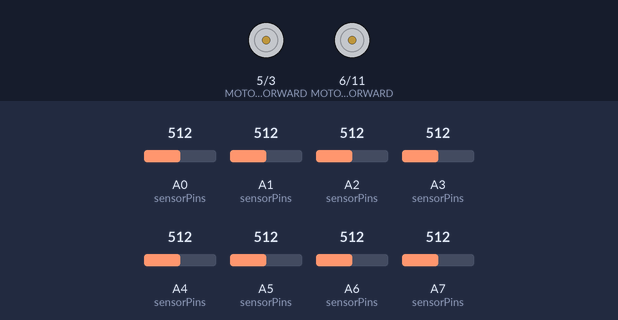
Bench run of a sketch on a simulated Arduino Nano, built with avr-gcc and run on an emulated ATmega328P. On the bench: motor-driver pin pairs drawn as motors (green arrow = first pin HIGH = forward, orange = second pin HIGH = backward, longer = more drive). The inputs (shaded band) are chosen by the test bench; at power-on: A0 (sensorPins) = 512, A4 (sensorPins) = 512, A3 (sensorPins) = 512, A2 (sensorPins) = 512, A1 (sensorPins) = 512, A5 (sensorPins) = 512, A6 (sensorPins) = 512, A7 (sensorPins) = 512.

Above: at 1.2 s.
1.3 s: A0 (sensorPins) set to 786
2.8 s: A0 (sensorPins) set to 815
At 3.9 s:
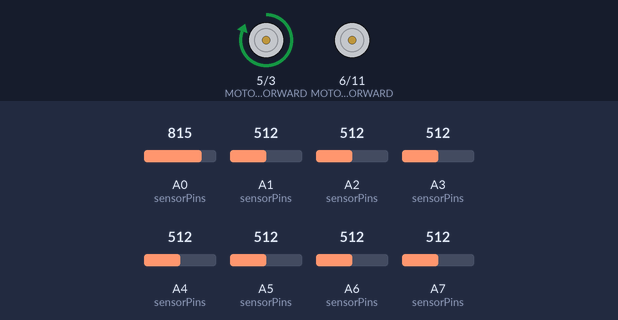
4.3 s: A4 (sensorPins) set to 810
At 5.0 s:
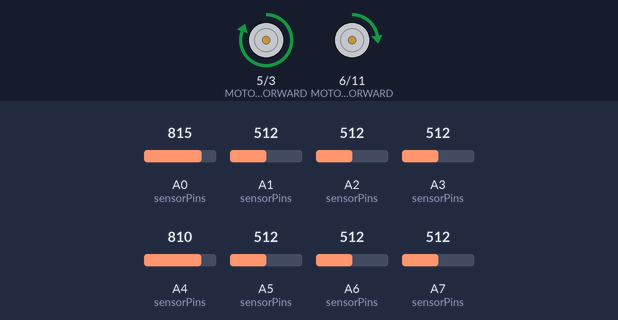
5.8 s: A3 (sensorPins) set to 790
7.3 s: A3 (sensorPins) set to 815
At 8.5 s:
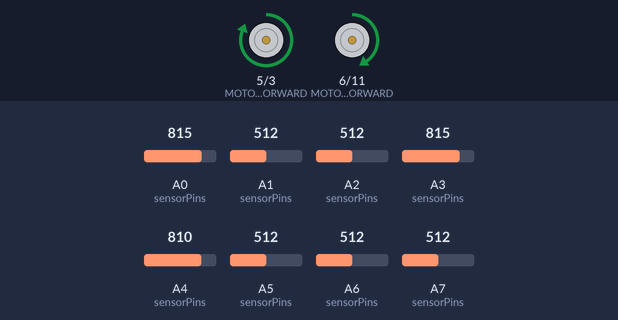
8.8 s: A2 (sensorPins) set to 790
10.3 s: A2 (sensorPins) set to 818
At 10.8 s:
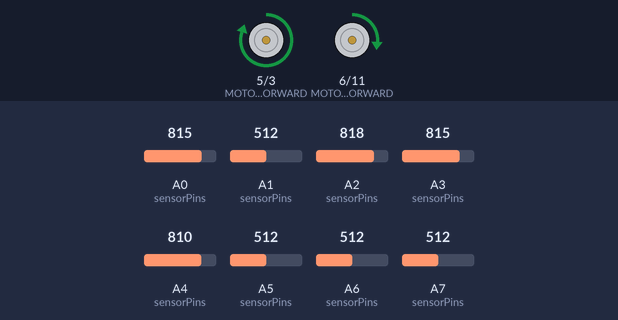
Timing chart, 0 to 12.8 s (numbered marks = the images above; inputs shaded):
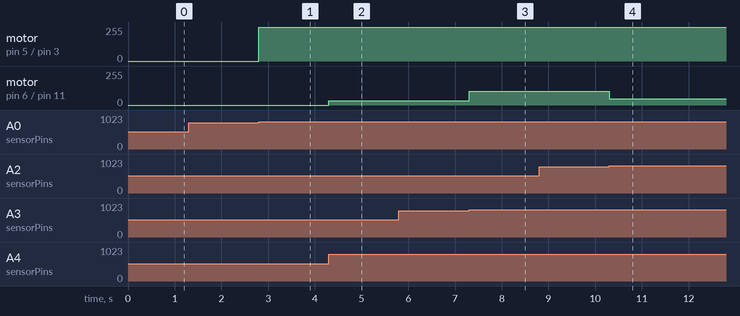

Measured:
- the behaviour switches between 800 and 801 on A0 (sensorPins) (found by bisection; images 0 and 1)
- the behaviour switches between 800 and 801 on A3 (sensorPins) (found by bisection; images 2 and 3)
- the behaviour switches between 800 and 801 on A2 (sensorPins) (found by bisection; images 3 and 4)
- after the input at 1.3 s, every drawn part: stays the same
- after the input at 2.8 s, motor on pin 5 (MOTOR_LEFT_FORWARD) / pin 3 (MOTOR_LEFT_BACK): stopped → forward 255/255 at once
- after the input at 4.3 s, motor on pin 6 (MOTOR_RIGHT_FORWARD) / pin 11 (MOTOR_RIGHT_BACK): stopped → forward 32/255 at once
- after the input at 5.8 s, every drawn part: stays the same
- after the input at 7.3 s, motor on pin 6 (MOTOR_RIGHT_FORWARD) / pin 11 (MOTOR_RIGHT_BACK): forward 32/255 → forward 103/255 at once
- after the input at 8.8 s, every drawn part: stays the same
- after the input at 10.3 s, motor on pin 5 (MOTOR_LEFT_FORWARD) / pin 3 (MOTOR_LEFT_BACK): forward 255/255 → forward 253/255 at once; motor on pin 6 (MOTOR_RIGHT_FORWARD) / pin 11 (MOTOR_RIGHT_BACK): forward 103/255 → forward 47/255 at once

The sketch:

1775184566_LINE_FOLLOWING.ino
```cpp
// Line Following  Success 13 March 2026

#define SENSOR_PINS {A0,A1,A2,A3,A4,A5,A6,A7}
int sensorPins[8] = SENSOR_PINS;

int sensorValues[8];

#define WEIGHTS {-3500,-2500,-1500,-500,500,1500,2500,3500}
int weights[8] = WEIGHTS;

// MOTOR CONTROL
#define MOTOR_LEFT_FORWARD 5
#define MOTOR_LEFT_BACK 3
#define MOTOR_RIGHT_BACK 11
#define MOTOR_RIGHT_FORWARD 6

#define BLACK_THRESHOLD 800

void setup()
{
    Serial.begin(9600);

    pinMode(MOTOR_LEFT_FORWARD, OUTPUT);
    pinMode(MOTOR_LEFT_BACK, OUTPUT);
    pinMode(MOTOR_RIGHT_FORWARD, OUTPUT);
    pinMode(MOTOR_RIGHT_BACK, OUTPUT);

    digitalWrite(MOTOR_LEFT_FORWARD, LOW);
    digitalWrite(MOTOR_LEFT_BACK, LOW);
    digitalWrite(MOTOR_RIGHT_FORWARD, LOW);
    digitalWrite(MOTOR_RIGHT_BACK, LOW);
}

void loop()
{
    long position = 0;
    int total = 0;

    for (int i = 0; i < 8; i++)
    {
        sensorValues[i] = analogRead(sensorPins[i]);

        if (sensorValues[i] > BLACK_THRESHOLD)
        {
            position += weights[i];
            total++;
        }
    }

    if (total == 0)
    {
        stopMotors();
        return;
    }

    int error = position / total;

    int baseSpeed;

    if (abs(error) < 400)
    {
        baseSpeed = 255;
    }
    else if (abs(error) < 1200)
    {
        baseSpeed = 200;
    }
    else
    {
        baseSpeed = 150;
    }

    int correction = error / 16;

    //  CURVE ANTICIPATION
    if (sensorValues[0] > BLACK_THRESHOLD || sensorValues[1] > BLACK_THRESHOLD)
    {
        correction -= 25;
    }

    if (sensorValues[6] > BLACK_THRESHOLD || sensorValues[7] > BLACK_THRESHOLD)
    {
        correction += 25;
    }

    int leftSpeed = baseSpeed - correction;
    int rightSpeed = baseSpeed + correction;

    leftSpeed = constrain(leftSpeed, 0, 255);
    rightSpeed = constrain(rightSpeed, 0, 255);

    analogWrite(MOTOR_LEFT_FORWARD, leftSpeed);
    analogWrite(MOTOR_LEFT_BACK, 0);

    analogWrite(MOTOR_RIGHT_FORWARD, rightSpeed);
    analogWrite(MOTOR_RIGHT_BACK, 0);
}

void stopMotors()
{
    analogWrite(MOTOR_LEFT_FORWARD, 0);
    analogWrite(MOTOR_LEFT_BACK, 0);
    analogWrite(MOTOR_RIGHT_FORWARD, 0);
    analogWrite(MOTOR_RIGHT_BACK, 0);
}
```
